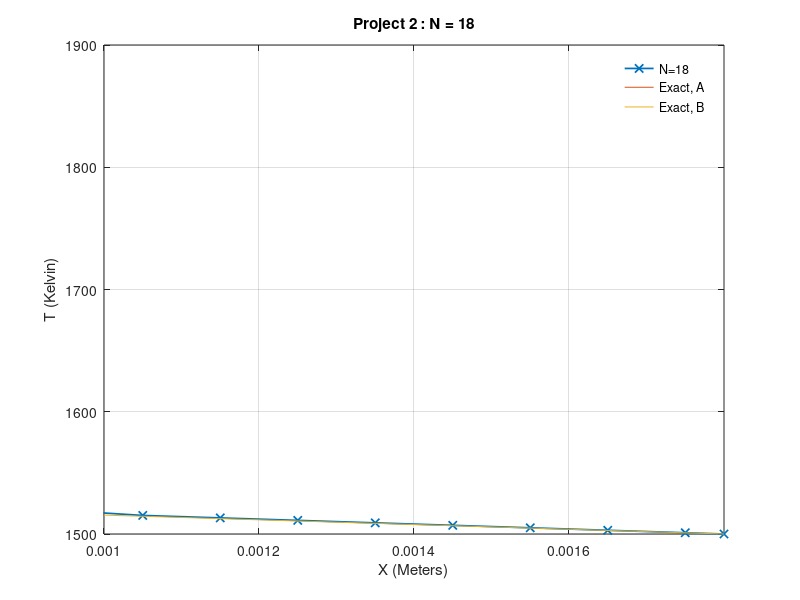

The MATLAB script that drew this image:
% PROJECT 2 ME 3242
%
% 
% Student:          Kevin Cayo
% Instructer:       Xinyu Zhao 
% Courese:          ME 3242
% Date:             Wed, May 5, 2022
%

clc
clear

%% PARAMETERS / KNOWN VARIABLES / EQUATIONS

% Variables
    T_inf = 1900;                           % [K]
    T_r = 1500;                             % [K], temp on the right boundary
    h = 250;                                % [W/m^2K]
    N = 18;                                 % total amount of subdomains; i-1 grid point
    E = 0.903085*5.67e-8*(1900^4);          % [W/m^2] radiation Energy

% Material A : Length, Thermal Conductivity, & Heat Source
    L_A = 0.001;                            % [m], length of A
    k_A = 0.8;                              % [W/mK], thermal conductivity for material A
    q_A = -100000 + E/L_A;                  % [W/m], heat source for material A

% Material B : Length, Thermal Conductivity, & Heat Source
    L_B = 0.0008;                           % [m], length of B
    k_B = 33.0;                             % [W/mK], thermal conductivity for material B
    q_B = 0.0;                              % [W/m], heat source for material B

% Equations
    L = L_A + L_B;                          % [m], total domain length
    dx = L/N;                               % size of the cells

% Setup variable arrays
    k = zeros(N,1);                         % array holds all the k values at each point
    qdot = zeros(N,1);                      % array holds all the heat source values at each point
    i_mid = floor(L_A/dx);                  % Index of the last point in block A

    for i = 1: i_mid
        k(i) = k_A;                         % conductivity values from material A
        qdot(i) = q_A;                      % heat source terms from material A
    end
    for i = (i_mid+1): N
        k(i) = k_B;                         % conductivity values from material B
        qdot(i) = q_B;                      % conductivity values from material B
    end

%% SET UP THE LEFT-HAND SIDE of AX=b

    A = zeros(N,N);                         % initialize a N x N dimension matrix with zero entries

%First set up values for the interior points
    for i = 2:N-1
        A(i,i-1) = k(i)+k(i-1);             % coefficient in front of point i-1
        A(i,i) = -(k(i-1)+2*k(i)+k(i+1));   % coefficient in front of point i
        A(i,i+1) = k(i)+k(i+1);             % coefficient in front of point i+1
    end 


% For the left boundary k values
    A(1,1) = -3*k(1) + +2*k(1)^2/(k(1)+h*dx/2);     % coefficient of point 1
    A(1,2) = 1*k(2);                                % coefficient of point 2

% For the right boundary k values
    A(N,N) = -3*k(N-1);                     % coefficient of point N
    A(N,N-1) = 1*k(N);                      % coefficient of point N-1

%% SET UP THE RIGHT-HAND SIDE of AX=b
    b = zeros(N,1);                         % initialize a N x 1 dimension matrix 

    for i = 2: N-1
        b(i) = -2*qdot(i)*(dx*dx);          % right-hand side values corresponding to point i
    end

    b(1) = -qdot(1)*(dx*dx) - 2*k(1)*h*dx/2*T_inf/(k(1) + h*dx/2);      % right-hand side values corresponding to point 1
    b(N) = -2*T_r*k(N) - qdot(N)*(dx*dx);                               % right-hand side values corresponding to point N

%% FIND THE SOLUTION OF T_I AT EACH GRID POINT
    X = A\b;
    T_l = (h*dx/2*T_inf + k(1)*X(1))/(k(1) + h*dx/2);

%% Visualize the temperature at each grid point as a function of x coordinates
    xgrid = 0.5*dx:dx:L-0.5*dx;
    xgrid = [0,xgrid,L];
    plot(xgrid,[T_l,X',T_r],'x-','Linewidth',1.25)
grid on
    
    xlabel('X (Meters)')
    ylabel('T (Kelvin)')
    title('Project 2 : N = 18')
    xlim([0 L])
    
hold on

%% Calculate exact solution based on given parameters

% Using the following BCs

% T(0) = Tl
% T(LA+LB) = Tr
% T(LA-) = T(LA+)
% -kA dT/dx|- = -kB dT/dx|+

% We can construct a system of equations in the form of 
% Aexact*C = bexact
% Where C is a vector of the unknown coeffecients from the integration of
% the heat equation, A is a matrix of coeffeceints and b is a vector of
% constants. Using MATLAB we can solve for C with ease.

%Set coeffeceint matrix 
    Aexact = [0, 1, 0, 0
              0, 0, L, 1
              L_A, 1, -L_A, -1
              k_A, 0, -k_B, 0];

%Set b vector
    bexact = [T_l, T_r, q_A*L_A^2/(2*k_A), q_A*L_A]';

%Calculate constants of integration
    C = Aexact\bexact;

%Temperature distribution in A
    T_A_exact = @(x) -q_A*x.^2/(2*k_A) + C(1)*x + C(2);

%Temperature distribution in B
    T_B_exact = @(x) C(3)*x + C(4);

%Plot temperature in A
    fplot(T_A_exact,[0, L_A])

%Plot Temperature in B
    fplot(T_B_exact,[L_A, L])

%Add a legend
    legend(sprintf('N=%i',N),'Exact, A','Exact, B')
    legend boxoff